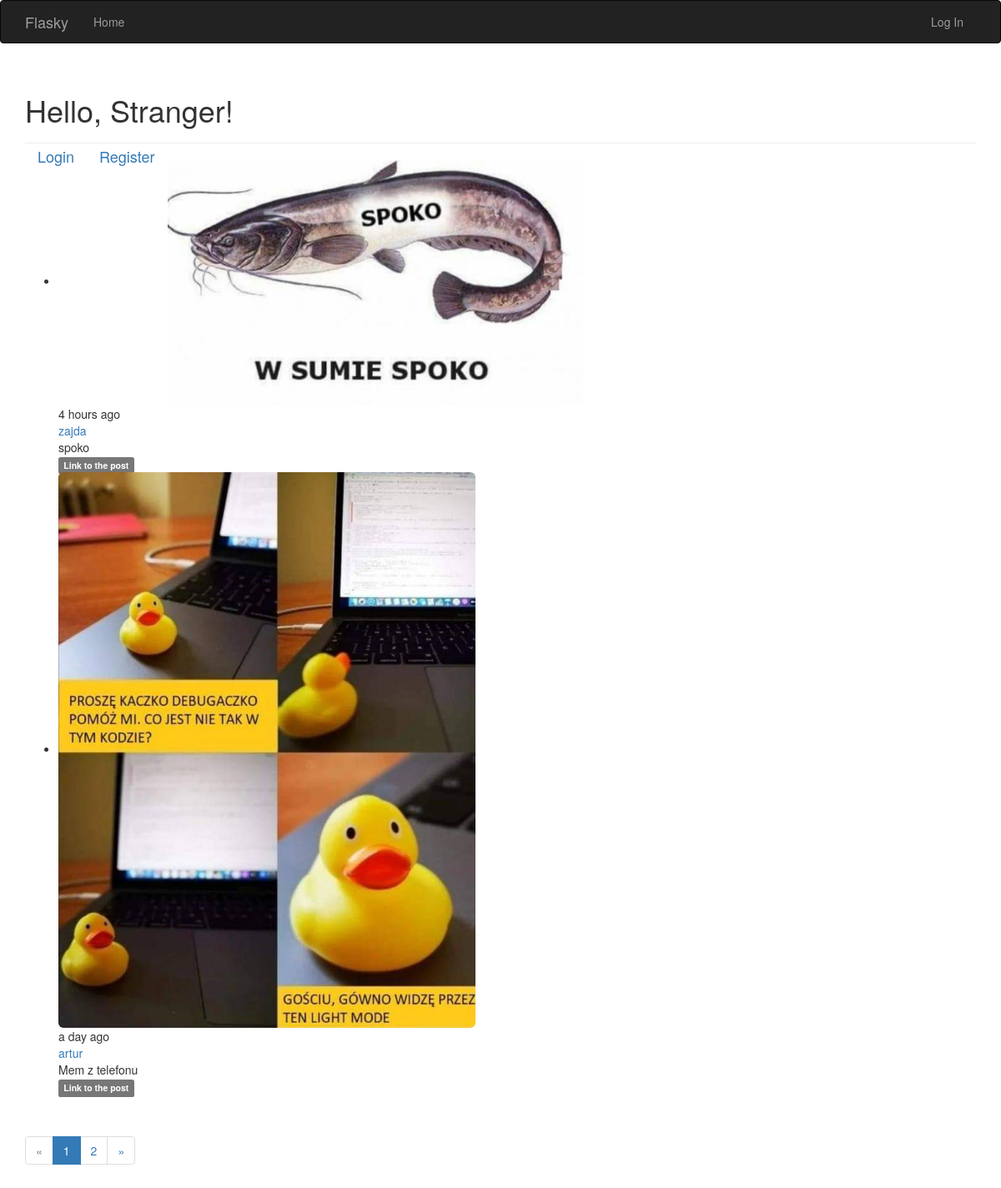
The page / on the database its author committed.
### app/models/models.py (models this page shows, shortened)
class Post(db.Model):
    __tablename__ = 'posts'
    id = db.Column(db.Integer, primary_key=True)
    body = db.Column(db.Text)
    timestamp = db.Column(db.DateTime, index=True, default=datetime.datetime.utcnow)
    author_id = db.Column(db.Integer, db.ForeignKey('users.id'))
    picture_path = db.Column(db.String(128), unique=True, index=True)

class User(UserMixin, db.Model):
    __tablename__ = 'users'
    id = db.Column(db.Integer, primary_key=True)
    email = db.Column(db.String(64), unique=True, index=True)
    username = db.Column(db.String(64), unique=True, index=True)
    role_id = db.Column(db.Integer, db.ForeignKey('roles.id'))
    password_hash = db.Column(db.String(128))
    confirmed = db.Column(db.Boolean, default=False)
    name = db.Column(db.String(64))
    location = db.Column(db.String(64))
    about_me = db.Column(db.Text())
    member_since = db.Column(db.DateTime(), default=datetime.datetime.utcnow)
    last_seen = db.Column(db.DateTime(), default=datetime.datetime.utcnow)
    posts = db.relationship('Post', backref='author', lazy='dynamic')
    followed = db.relationship('Follow', foreign_keys=[Follow.follower_id],
                               backref=db.backref('follower', lazy='joined'), lazy='dynamic',
                               cascade='all, delete-orphan')
    followers = db.relationship('Follow', foreign_keys=[Follow.followed_id],
                                backref=db.backref('followed', lazy='joined'), lazy='dynamic',
                                cascade='all, delete-orphan')
    @property
    def password(self):
        raise AttributeError('Cannot read password attribute')

### app/main/views.py (the view, shortened to what this page needs)
@main.route("/", methods=['GET', 'POST'])
def index():
    form = PictureForm()
    page = request.args.get('page', 1, type=int)
    pagination = Post.query.order_by(Post.timestamp.desc()).paginate(
       page, per_page=current_app.config['POST_PER_PAGE'], error_out=False)
    posts = pagination.items
    return render_template('index.html', form=form, posts=posts, pagination=pagination)

### app/auth/views.py (called while the page is built)
@auth.before_app_request
def before_request():
    if current_user.is_authenticated:
        current_user.ping()
        if not current_user.confirmed \
                and request.blueprint != 'auth' and request.endpoint != 'static':
            return redirect(url_for('auth.unconfirmed'))

### app/main/__init__.py (called while the page is built)
@main.app_context_processor
def inject_permission():
    return dict(Permission=Permission)

### app/models/models.py (called while the page is built)
    def can(self, perm):
        return False

### app/templates/index.html (shortened to what this page needs)
{% extends "base.html" %}
{% import "bootstrap/wtf.html" as wtf %}
{% import "_macros.html" as macros %}
{% block page_content %}
<div class="page-header">
    <h1>Hello, {% if current_user.is_authenticated %}{{ current_user.username }}{% else %}Stranger{% endif %}!</h1>
    <a class="navbar-brand" href="{{ url_for('auth.login') }}">Login</a>
    <a class="navbar-brand" href="{{ url_for('auth.register') }}">Register</a>
</div>
{% include '_posts.html' %}
{% if pagination %}
<div class="pagination">
    {{ macros.pagination_widget(pagination, '.index') }}
</div>
{% endif %}
{% endblock %}

### app/templates/_posts.html
<ul class="posts">
    {% for post in posts %}
    <li class="post">
        <div class="post-thumbnail">
            <a href="{{ url_for('.user', username=post.author.username) }}">
                <img class="img-rounded profile-thumbnail" width="500" src="{{ post.picture_path }}">
            </a>
        </div>
        <div class="post-content">
            <div class="post-date">{{ moment(post.timestamp).fromNow() }}</div>
            <div class="post-author"><a href="{{ url_for('.user', username=post.author.username) }}">{{ post.author.username }}</a></div>
            <div class="post-body">{{ post.body }}</div>
            <a href="{{ url_for('.post', id=post.id) }}">
                <span class="label label-default">Link to the post</span>
            </a>
        </div>
    </li>
    {% endfor %}
</ul>

### rows shown on the page
Post: picture_path (picture), timestamp "4 hours ago", author.username "zajda", body "spoko"
Post: picture_path (picture), timestamp "a day ago", author.username "artur", body "Mem z telefonu"

### other values the page prints
{{ p }} "1"
{{ p }} "2"
